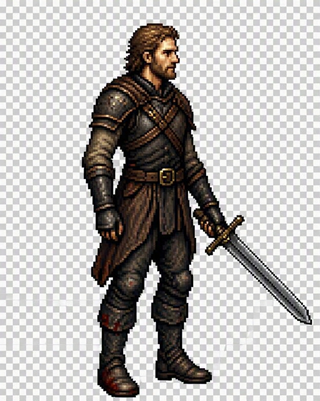
#> input picture assets/fighter.png, 320 x 401 px
$ python resizing.py
#> lines starting #> are read from the running program, lines starting #| are printed output that depends on the picture
from PIL import Image

img = Image.open('fighter.png')
#> img is the input picture: PIL image 320x401 RGBA; mean R, G, B, A 181.4, 178.7, 176.7, 255
target_size = (128, 128)

# Arányos átméretezés, hogy beleférjen
img.thumbnail(target_size, Image.Resampling.LANCZOS)
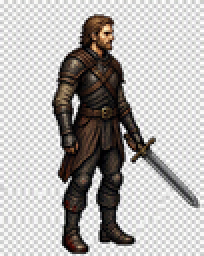
#> img: PIL image 102x128 RGBA (shown 2 times larger); mean R, G, B, A 181.2, 178.5, 176.6, 255

# Új, 64x64-es átlátszó háttér létrehozása
new_img = Image.new('RGBA', target_size, (0, 0, 0, 0))
#> new_img: PIL image 128x128 RGBA; every value is 0

# A kicsinyített kép középre illesztése
paste_x = (target_size[0] - img.width) // 2
#> paste_x = 13
paste_y = (target_size[1] - img.height) // 2
#> paste_y = 0
new_img.paste(img, (paste_x, paste_y))
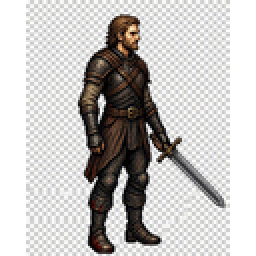
#> new_img: PIL image 128x128 RGBA (shown 2 times larger); mean R, G, B, A 144.4, 142.2, 140.7, 203.2; transparent parts drawn white

new_img.save('fighter_128x128_centered.png')
print('A kép középre igazítva és átméretezve!')
